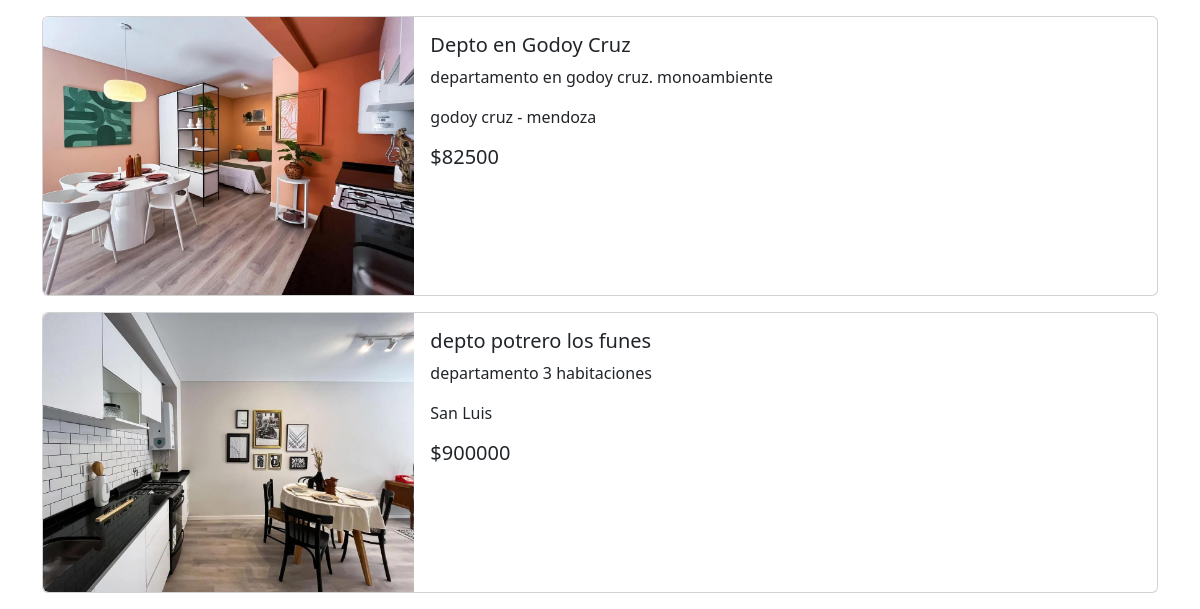
The page /administrador/publicaciones.php (signed in, lower part) on the database as committed earlier.
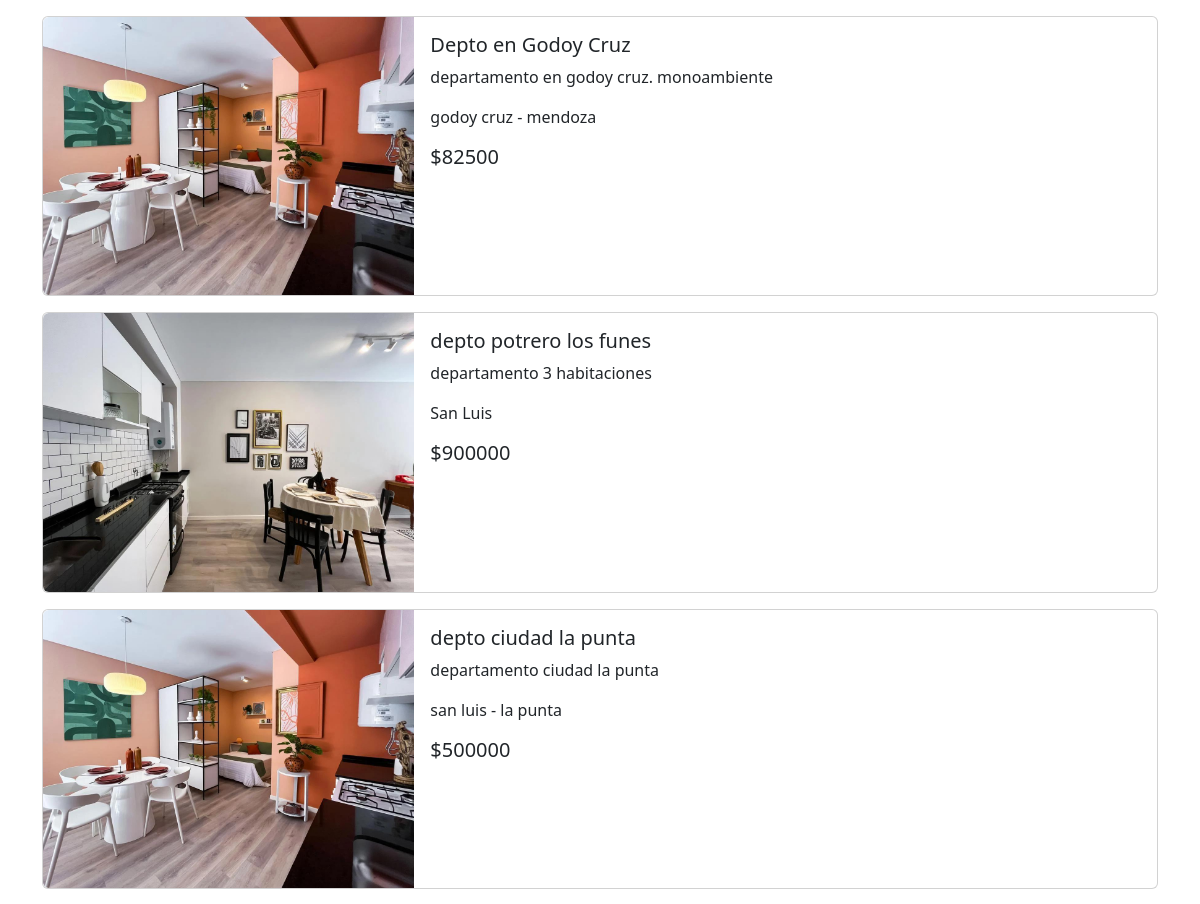
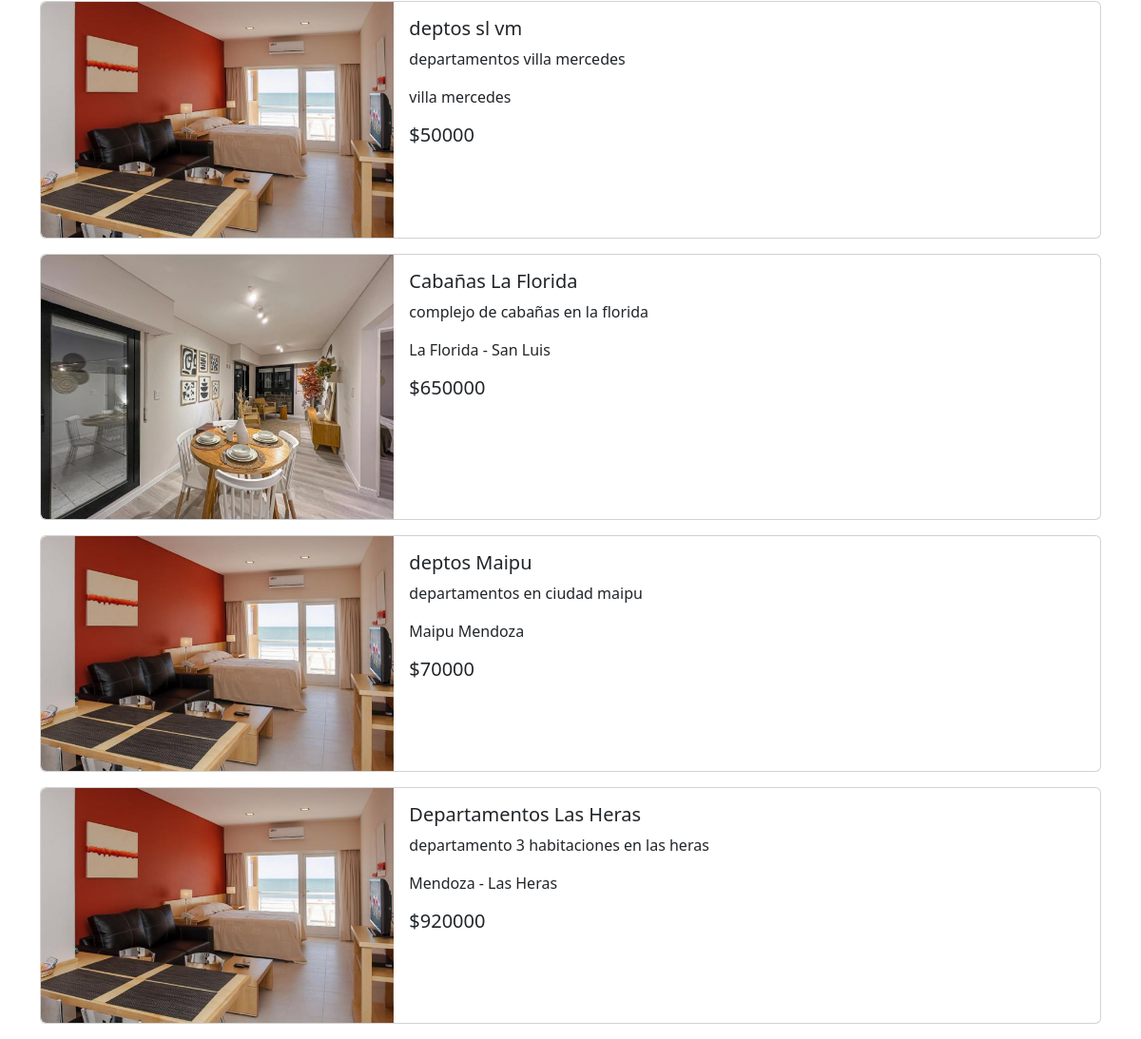
The same page on the database as committed later (2 pictures, top to bottom).
### tables this page shows
CREATE TABLE `alquileres` (
  `id` int(11) NOT NULL,
  `titulo` varchar(250) NOT NULL,
  `descripcion` text NOT NULL,
  `ubicacion` varchar(250) NOT NULL,
  `servicios` varchar(250) NOT NULL,
  `costo` int(11) NOT NULL,
  `tminimo` date NOT NULL,
  `tmaximo` date NOT NULL,
  `cupo` int(11) NOT NULL,
  `id_user` int(11) NOT NULL,
  `estado_alquiler` int(11) NOT NULL
);

CREATE TABLE `usuarios` (
  `id_user` int(11) NOT NULL,
  `nombre` varchar(250) NOT NULL,
  `edad` int(11) NOT NULL,
  `telefono` varchar(50) NOT NULL,
  `descripcion` text NOT NULL,
  `imagen` varchar(250) NOT NULL,
  `user` varchar(250) NOT NULL,
  `pass` varchar(250) NOT NULL
);

CREATE TABLE `fotos` (
  `id_foto` int(11) NOT NULL,
  `nombre` varchar(250) NOT NULL,
  `id_alquiler` int(11) NOT NULL
);

### administrador/publicaciones.php (the view, shortened to what this page needs)
<!DOCTYPE html>
<html lang="en">
<head>
    <link href="./../css/bootstrap.min.css" rel="stylesheet">
    <link href="./../css/style.css" rel="stylesheet">
</head>
<body>
<?php
include('./../bd/cn.php');
?>
<section class="container-lg" id="posts">
<?php
    $sql_alquiler = "SELECT * FROM alquileres";
    $result_alquiler = mysqli_query($conexion, $sql_alquiler);
    while ($mostrar_alquiler = mysqli_fetch_array($result_alquiler)) {
        $id_alquiler = $mostrar_alquiler['id'];
        $id_user = $mostrar_alquiler['id_user'];
?>
    <div class="row">
        <div class="col-12 col-lg-12 col-md-12 col-sm-12">
            <div class="card mb-3" style="max-width: 100%;">
                <div class="row g-0">
                    <div class="col-md-4">
                        <?php
                            $sql_user = "SELECT * FROM usuarios WHERE id_user = '$id_user'";
                            $result_user = mysqli_query($conexion, $sql_user);
                            $mostrar_user = mysqli_fetch_array($result_user);
                            $usuario = $mostrar_user['user'];
                        ?>
                        <?php
                            $sql_foto = "SELECT * FROM fotos WHERE id_alquiler = '$id_alquiler'";
                            $result_foto = mysqli_query($conexion, $sql_foto);
                            $mostrar_foto = mysqli_fetch_array(($result_foto));
                            $img = $mostrar_foto['nombre'];
                            $ruta = "./../files/" . $usuario . "/" . $id_alquiler . "/". $img;
                        ?>
                        <img src=" <?php echo $ruta; ?> " class="img-fluid rounded-start" alt="">
                    </div>
                    <div class="m-3 col-md-4">
                        <h5 class="card-title"> <?php echo $mostrar_alquiler['titulo']; ?> </h5>
                        <p class="card-text"> <?php echo $mostrar_alquiler['descripcion']; ?> </p>
                        <p class="card-text"> <?php echo $mostrar_alquiler['ubicacion']; ?> </p>
                        <h5 class="card-title"> $<?php echo $mostrar_alquiler['costo']; ?> </h5>
                    </div>
                </div>
            </div>
        </div>
    </div>
<?php
    }
?>
</section>
</body>
</html>

Rows that differ between the two databases and show on the page:
added alquileres: id_user+id (picture), titulo "depto ciudad la punta", descripcion "departamento ciudad la punta", ubicacion "san luis - la punta", costo "500000"
added alquileres: id_user+id (picture), titulo "deptos sl vm", descripcion "departamentos villa mercedes", ubicacion "villa mercedes", costo "50000"
added alquileres: id_user+id (picture), titulo "Cabañas La Florida", descripcion "complejo de cabañas en la florida", ubicacion "La Florida - San Luis", costo "650000"
added alquileres: id_user+id (picture), titulo "deptos Maipu", descripcion "departamentos en ciudad maipu", ubicacion "Maipu Mendoza", costo "70000"
added alquileres: id_user+id (picture), titulo "Departamentos Las Heras", descripcion "departamento 3 habitaciones en las heras", ubicacion "Mendoza - Las Heras", costo "920000"
